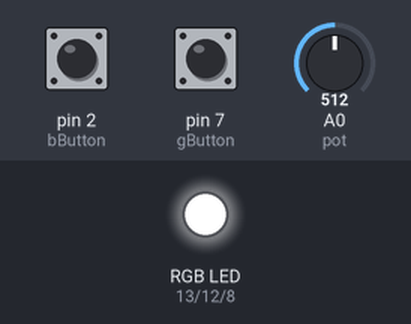
Recording of a sketch running on a simulated Arduino Uno, built with avr-gcc and run on an emulated ATmega328P. Parts: an RGB LED mixed from three pins (HIGH = lit). The test bench sets the inputs (shaded band); at power-on: A0 (pot) = 512, pin 2 (bButton) HIGH, pin 7 (gButton) HIGH. What the sketch prints to the serial monitor is not drawn.

Above: at 1.2 s.
1.3 s: A0 (pot) set to 491
At 2.4 s:
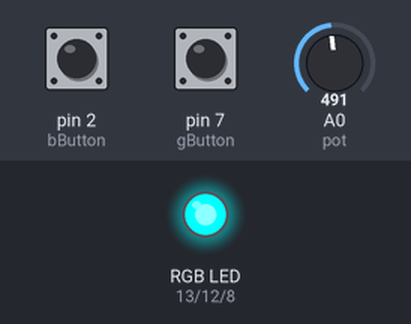
2.8 s: pin 2 (bButton) pulled LOW for 0.15 s
At 2.87 s:
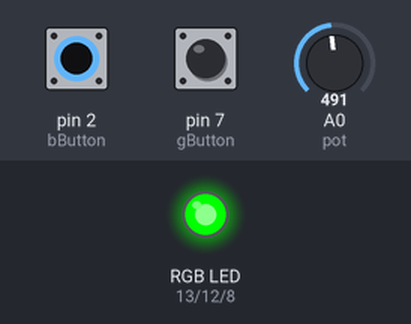
4.4 s: pin 7 (gButton) pulled LOW for 0.15 s
At 4.47 s:
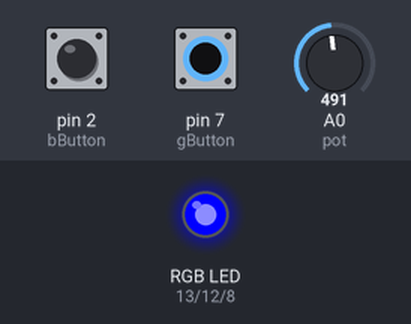
6.0 s: pin 7 (gButton) pulled LOW for 3.2 s
At 9.6 s:
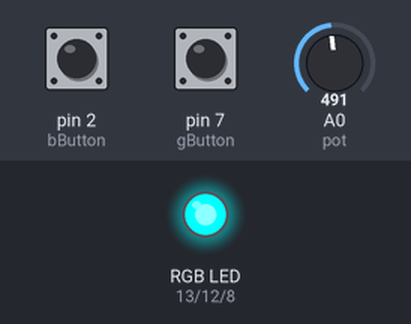
10.7 s: pin 2 (bButton) pulled LOW for 3.2 s
At 11.9 s:
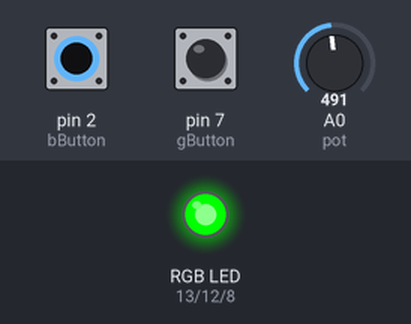
15.4 s: pin 2 (bButton) driven LOW and pin 7 (gButton) driven LOW
At 16.7 s:
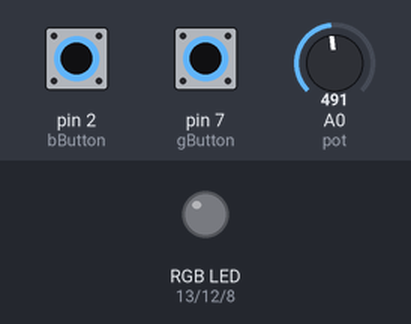
Timing chart, 0 to 17.9 s (numbered marks = the images above; inputs shaded):
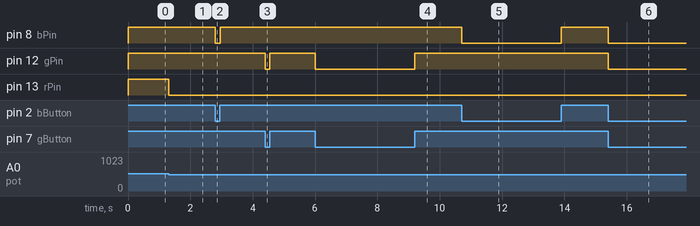

Measured:
- the behaviour switches between 500 and 499 on A0 (pot) (found by bisection; images 0 and 1)
- after the input at 1.3 s, pin 13 (rPin): HIGH → LOW at once
- after the input at 2.8 s, pin 8 (bPin): HIGH → LOW at once, → HIGH 0.15 s later
- after the input at 4.4 s, pin 12 (gPin): HIGH → LOW at once, → HIGH 0.15 s later
- after the input at 6.0 s, pin 12 (gPin): HIGH → LOW at once, → HIGH 3.2 s later
- after the input at 10.7 s, pin 8 (bPin): HIGH → LOW at once, → HIGH 3.2 s later
- after the input at 15.4 s, pin 8 (bPin), pin 12 (gPin): HIGH → LOW at once

The sketch:

RGB.ino
```cpp
int rPin = 13;
int gPin = 12;
int bPin = 8;
int pot = A0;
int gButton = 7;
int bButton = 2;
char rVal, gVal, bVal;
void setup()

{

  pinMode(rPin, OUTPUT);

  pinMode(gPin, OUTPUT);

  pinMode(bPin, OUTPUT);

  pinMode(pot, INPUT_PULLUP);

  pinMode(gButton, INPUT_PULLUP);

  pinMode(bButton, INPUT_PULLUP);

  Serial.begin(9600);
}


void loop()

{
  int potValue = analogRead(pot);
  Serial.println(potValue);

  //Makes the potentiometer act as a switch by turning it on when potentiometer
  //reading is more than 500

  if (potValue < 500){
    rVal = LOW;
  }
  else
  {
    rVal = HIGH;
  }

  if (digitalRead(gButton) == HIGH){
    gVal = HIGH;
  }
  else
  {
    gVal = LOW;
  }

  if (digitalRead(bButton) == HIGH){
    bVal = HIGH;
  }
  else
  {
    bVal = LOW;
  }

  setColour(rVal, gVal, bVal);


}


void setColour(char red, char green, char blue)

{

  digitalWrite(rPin, red);

  digitalWrite(gPin, green);

  digitalWrite(bPin, blue);

}
```
